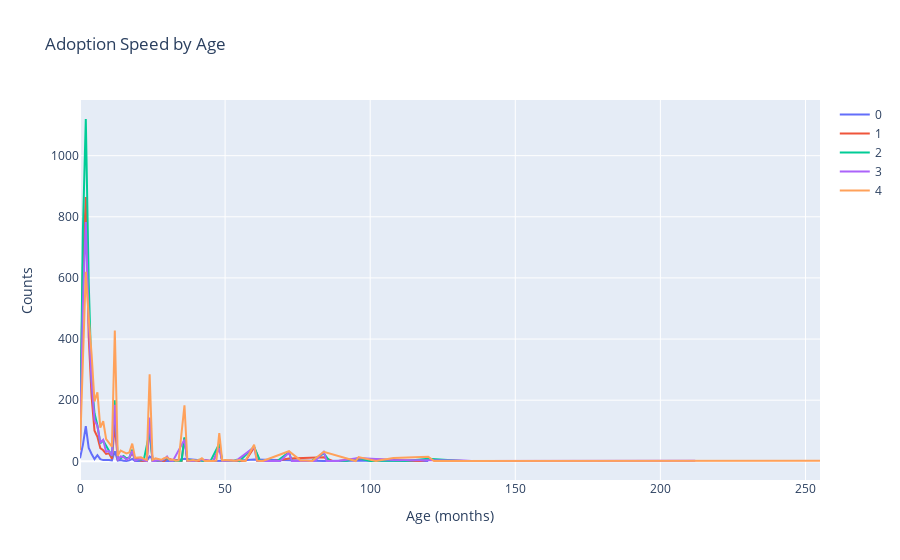

Write notebook code for a chart like this one.
### Markdown cell above
> Most animals are younger.

### Code cell
# https://www.kaggle.com/artgor/exploration-of-data-step-by-step, cell 25
# !pip install plotly
import plotly.offline as py

import plotly.graph_objs as go
data = []
for i in range(5):
    df = train.loc[train['AdoptionSpeed'] == i]

    data.append(go.Scatter(
        x = df['Age'].value_counts().sort_index().index,
        y = df['Age'].value_counts().sort_index().values,
        name = str(i)
    ))
    
layout = go.Layout(dict(title = "Adoption Speed by Age",
                  xaxis = dict(title = 'Age (months)'),
                  yaxis = dict(title = 'Counts'),
                  )
                  )
py.iplot(dict(data=data, layout=layout), filename='basic-line');

### Figure 1 — Plotly figure (JSON) as saved in the notebook; plotly's stock layout.template omitted (floating-point values rounded to 4 significant figures)
{"data": [{"name": "0", "type": "scatter", "x": [0, 1, 2, 3, 4, 5, 6, 7, 8, 9, 10, 11, 12, 13, 14, 15, 16, 17, 18, 19, 21, 22, 23, 24, 26, 27, 28, 29, 30, 32, 36, 44, 48, 53, 54, 60, 72, 78, 82, 84, 96, 112, 120], "y": [10, 54, 115, 44, 24, 7, 20, 7, 4, 5, 4, 3, 33, 2, 4, 2, 1, 3, 8, 1, 1, 1, 1, 16, 1, 1, 2, 1, 2, 1, 8, 1, 2, 1, 2, 6, 4, 1, 1, 1, 3, 1, 1]}, {"name": "1", "type": "scatter", "x": [0, 1, 2, 3, 4, 5, 6, 7, 8, 9, 10, 11, 12, 13, 14, 15, 16, 17, 18, 19, 20, 21, 22, 23, 24, 25, 27, 28, 29, 30, 32, 35, 36, 37, 38, 39, 41, 42, 46, 48, 49, 50, 51, 52, 53, 54, 55, 56, 57, 60, 62, 63, 65, 67, 72, 84, 87, 89, 96, 108, 117, 120, 132, 147], "y": [50, 643, 865, 408, 211, 100, 80, 43, 36, 24, 26, 8, 121, 7, 11, 16, 9, 11, 27, 7, 8, 2, 2, 2, 110, 2, 2, 2, 1, 10, 4, 1, 77, 2, 1, 1, 1, 4, 1, 47, 1, 2, 2, 3, 2, 2, 1, 1, 1, 45, 1, 1, 1, 1, 9, 13, 1, 1, 8, 3, 1, 5, 1, 1]}, {"name": "2", "type": "scatter", "x": [0, 1, 2, 3, 4, 5, 6, 7, 8, 9, 10, 11, 12, 13, 14, 15, 16, 17, 18, 19, 20, 21, 22, 24, 25, 26, 27, 28, 29, 30, 31, 32, 33, 34, 35, 36, 37, 38, 39, 41, 42, 45, 48, 49, 50, 51, 53, 54, 55, 60, 62, 64, 65, 67, 68, 72, 73, 74, 76, 77, 78, 80, 84, 86, 88, 91, 92, 96, 100, 108, 112, 120, 132, 144, 156], "y": [44, 754, 1120, 586, 265, 157, 117, 59, 68, 51, 37, 17, 200, 9, 10, 17, 9, 12, 38, 4, 5, 5, 5, 97, 2, 1, 3, 2, 6, 11, 2, 3, 2, 2, 2, 78, 2, 4, 1, 5, 2, 1, 58, 1, 1, 1, 2, 5, 1, 48, 2, 2, 3, 1, 1, 30, 1, 1, 1, 3, 1, 2, 26, 1, 1, 1, 2, 10, 1, 3, 1, 8, 1, 1, 1]}, {"name": "3", "type": "scatter", "x": [0, 1, 2, 3, 4, 5, 6, 7, 8, 9, 10, 11, 12, 13, 14, 15, 16, 17, 18, 19, 20, 21, 22, 23, 24, 25, 26, 27, 28, 29, 30, 31, 32, 36, 37, 39, 42, 45, 46, 48, 49, 50, 51, 52, 53, 54, 60, 61, 62, 64, 66, 67, 69, 72, 73, 75, 81, 84, 85, 89, 96, 108, 120, 132, 135, 144, 168, 180, 212], "y": [39, 511, 783, 458, 260, 135, 115, 62, 70, 31, 34, 18, 185, 4, 16, 14, 5, 12, 34, 2, 6, 7, 3, 1, 143, 1, 1, 3, 2, 7, 16, 2, 1, 71, 1, 1, 6, 1, 3, 42, 1, 1, 1, 1, 1, 3, 46, 1, 2, 1, 1, 1, 1, 28, 1, 1, 1, 31, 1, 1, 11, 4, 4, 3, 1, 1, 1, 1, 2]}, {"name": "4", "type": "scatter", "x": [0, 1, 2, 3, 4, 5, 6, 7, 8, 9, 10, 11, 12, 13, 14, 15, 16, 17, 18, 19, 20, 21, 22, 23, 24, 25, 26, 27, 28, 29, 30, 31, 32, 33, 34, 36, 37, 38, 39, 40, 41, 42, 43, 46, 47, 48, 49, 50, 51, 53, 54, 55, 56, 57, 60, 61, 62, 63, 72, 76, 78, 80, 84, 95, 96, 102, 108, 120, 122, 123, 132, 144, 180, 212, 238, 255], "y": [36, 342, 620, 470, 349, 196, 226, 110, 131, 73, 61, 48, 428, 18, 35, 30, 26, 29, 58, 12, 13, 13, 8, 4, 285, 5, 10, 8, 5, 10, 13, 5, 6, 2, 3, 183, 2, 3, 4, 2, 4, 10, 1, 1, 2, 92, 3, 4, 3, 2, 3, 4, 2, 1, 54, 2, 1, 1, 33, 3, 3, 1, 31, 1, 14, 1, 11, 15, 1, 1, 3, 2, 1, 1, 1, 2]}], "layout": {"title": {"text": "Adoption Speed by Age"}, "xaxis": {"title": {"text": "Age (months)"}}, "yaxis": {"title": {"text": "Counts"}}}}
